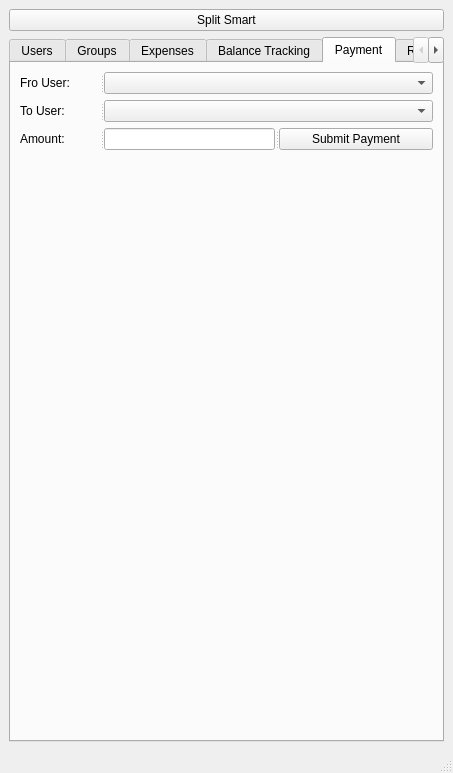
<?xml version="1.0" encoding="UTF-8"?>
<ui version="4.0">
 <class>SplitSmart</class>
 <widget class="QMainWindow" name="SplitSmart">
  <property name="geometry">
   <rect>
    <x>0</x>
    <y>0</y>
    <width>453</width>
    <height>773</height>
   </rect>
  </property>
  <property name="windowTitle">
   <string>Split Smart</string>
  </property>
  <widget class="QWidget" name="centralwidget">
   <layout class="QVBoxLayout" name="verticalLayout">
    <item>
     <widget class="QPushButton" name="btnSplitSmart">
      <property name="text">
       <string>Split Smart</string>
      </property>
     </widget>
    </item>
    <item>
     <widget class="QTabWidget" name="tabWidget">
      <property name="currentIndex">
       <number>4</number>
      </property>
      <widget class="QWidget" name="tab_1">
       <attribute name="title">
        <string>Users</string>
       </attribute>
       <layout class="QVBoxLayout" name="verticalLayout_2">
        <item>
         <widget class="QSplitter" name="splitter_5">
          <property name="orientation">
           <enum>Qt::Horizontal</enum>
          </property>
          <widget class="QLabel" name="label_5">
           <property name="minimumSize">
            <size>
             <width>80</width>
             <height>0</height>
            </size>
           </property>
           <property name="maximumSize">
            <size>
             <width>80</width>
             <height>16777215</height>
            </size>
           </property>
           <property name="text">
            <string>Name</string>
           </property>
          </widget>
          <widget class="QLineEdit" name="linSignupName"/>
         </widget>
        </item>
        <item>
         <widget class="QSplitter" name="splitter_6">
          <property name="orientation">
           <enum>Qt::Horizontal</enum>
          </property>
          <widget class="QLabel" name="label_6">
           <property name="minimumSize">
            <size>
             <width>80</width>
             <height>0</height>
            </size>
           </property>
           <property name="maximumSize">
            <size>
             <width>80</width>
             <height>16777215</height>
            </size>
           </property>
           <property name="text">
            <string>Last Name</string>
           </property>
          </widget>
          <widget class="QLineEdit" name="linSignupLastName"/>
         </widget>
        </item>
        <item>
         <widget class="QSplitter" name="splitter_4">
          <property name="orientation">
           <enum>Qt::Horizontal</enum>
          </property>
          <widget class="QLabel" name="label_4">
           <property name="minimumSize">
            <size>
             <width>80</width>
             <height>0</height>
            </size>
           </property>
           <property name="maximumSize">
            <size>
             <width>80</width>
             <height>16777215</height>
            </size>
           </property>
           <property name="text">
            <string>Email</string>
           </property>
          </widget>
          <widget class="QLineEdit" name="linSignupEmail"/>
         </widget>
        </item>
        <item>
         <widget class="QSplitter" name="splitter_3">
          <property name="orientation">
           <enum>Qt::Horizontal</enum>
          </property>
          <widget class="QLabel" name="label_3">
           <property name="minimumSize">
            <size>
             <width>80</width>
             <height>0</height>
            </size>
           </property>
           <property name="maximumSize">
            <size>
             <width>80</width>
             <height>16777215</height>
            </size>
           </property>
           <property name="text">
            <string>Password</string>
           </property>
          </widget>
          <widget class="QLineEdit" name="linSignupPassword"/>
         </widget>
        </item>
        <item>
         <widget class="QPushButton" name="btnSignUp">
          <property name="minimumSize">
           <size>
            <width>0</width>
            <height>35</height>
           </size>
          </property>
          <property name="text">
           <string>Sign Up</string>
          </property>
         </widget>
        </item>
        <item>
         <widget class="Line" name="line">
          <property name="orientation">
           <enum>Qt::Horizontal</enum>
          </property>
         </widget>
        </item>
        <item>
         <widget class="QSplitter" name="splitter">
          <property name="orientation">
           <enum>Qt::Horizontal</enum>
          </property>
          <widget class="QLabel" name="label">
           <property name="minimumSize">
            <size>
             <width>80</width>
             <height>0</height>
            </size>
           </property>
           <property name="maximumSize">
            <size>
             <width>80</width>
             <height>16777215</height>
            </size>
           </property>
           <property name="text">
            <string>Email</string>
           </property>
          </widget>
          <widget class="QLineEdit" name="linLoginEmail"/>
         </widget>
        </item>
        <item>
         <widget class="QSplitter" name="splitter_2">
          <property name="orientation">
           <enum>Qt::Horizontal</enum>
          </property>
          <widget class="QLabel" name="label_2">
           <property name="minimumSize">
            <size>
             <width>80</width>
             <height>0</height>
            </size>
           </property>
           <property name="maximumSize">
            <size>
             <width>80</width>
             <height>16777215</height>
            </size>
           </property>
           <property name="text">
            <string>Password</string>
           </property>
          </widget>
          <widget class="QLineEdit" name="linLoginPassword"/>
         </widget>
        </item>
        <item>
         <widget class="QPushButton" name="btnLogIn">
          <property name="minimumSize">
           <size>
            <width>0</width>
            <height>35</height>
           </size>
          </property>
          <property name="text">
           <string>Log In</string>
          </property>
         </widget>
        </item>
        <item>
         <spacer name="verticalSpacer">
          <property name="orientation">
           <enum>Qt::Vertical</enum>
          </property>
          <property name="sizeHint" stdset="0">
           <size>
            <width>20</width>
            <height>40</height>
           </size>
          </property>
         </spacer>
        </item>
       </layout>
      </widget>
      <widget class="QWidget" name="tab_2">
       <attribute name="title">
        <string>Groups</string>
       </attribute>
       <layout class="QVBoxLayout" name="verticalLayout_3">
        <item>
         <widget class="QSplitter" name="splitter_7">
          <property name="orientation">
           <enum>Qt::Horizontal</enum>
          </property>
          <widget class="QLabel" name="label_7">
           <property name="minimumSize">
            <size>
             <width>80</width>
             <height>0</height>
            </size>
           </property>
           <property name="maximumSize">
            <size>
             <width>80</width>
             <height>16777215</height>
            </size>
           </property>
           <property name="text">
            <string>Group Name</string>
           </property>
          </widget>
          <widget class="QLineEdit" name="linGroupName"/>
         </widget>
        </item>
        <item>
         <widget class="QPushButton" name="btnCreateGroup">
          <property name="minimumSize">
           <size>
            <width>0</width>
            <height>35</height>
           </size>
          </property>
          <property name="text">
           <string>Create Group</string>
          </property>
         </widget>
        </item>
        <item>
         <widget class="Line" name="line_2">
          <property name="orientation">
           <enum>Qt::Horizontal</enum>
          </property>
         </widget>
        </item>
        <item>
         <widget class="QLabel" name="label_11">
          <property name="text">
           <string>Manage Group Users: Group Users &lt;&lt; &gt;&gt; All Users</string>
          </property>
         </widget>
        </item>
        <item>
         <widget class="QComboBox" name="comGroups"/>
        </item>
        <item>
         <widget class="QSplitter" name="splitter_10">
          <property name="orientation">
           <enum>Qt::Horizontal</enum>
          </property>
          <widget class="QListView" name="lisGroupUsers">
           <property name="minimumSize">
            <size>
             <width>0</width>
             <height>500</height>
            </size>
           </property>
           <property name="selectionMode">
            <enum>QAbstractItemView::ExtendedSelection</enum>
           </property>
          </widget>
          <widget class="QSplitter" name="splitter_13">
           <property name="orientation">
            <enum>Qt::Vertical</enum>
           </property>
           <widget class="QPushButton" name="btnRemoveUsersFromGroup">
            <property name="minimumSize">
             <size>
              <width>0</width>
              <height>35</height>
             </size>
            </property>
            <property name="maximumSize">
             <size>
              <width>25</width>
              <height>16777215</height>
             </size>
            </property>
            <property name="text">
             <string>&gt;&gt;</string>
            </property>
           </widget>
           <widget class="QPushButton" name="btnAddUsersToGroup">
            <property name="minimumSize">
             <size>
              <width>0</width>
              <height>35</height>
             </size>
            </property>
            <property name="maximumSize">
             <size>
              <width>25</width>
              <height>16777215</height>
             </size>
            </property>
            <property name="text">
             <string>&lt;&lt;</string>
            </property>
           </widget>
          </widget>
          <widget class="QListView" name="lisUsers">
           <property name="minimumSize">
            <size>
             <width>0</width>
             <height>500</height>
            </size>
           </property>
           <property name="selectionMode">
            <enum>QAbstractItemView::ExtendedSelection</enum>
           </property>
          </widget>
         </widget>
        </item>
        <item>
         <spacer name="verticalSpacer_2">
          <property name="orientation">
           <enum>Qt::Vertical</enum>
          </property>
          <property name="sizeHint" stdset="0">
           <size>
            <width>20</width>
            <height>40</height>
           </size>
          </property>
         </spacer>
        </item>
       </layout>
      </widget>
      <widget class="QWidget" name="tab_3">
       <attribute name="title">
        <string>Expenses</string>
       </attribute>
       <layout class="QVBoxLayout" name="verticalLayout_4">
        <item>
         <widget class="QSplitter" name="splitter_8">
          <property name="orientation">
           <enum>Qt::Horizontal</enum>
          </property>
          <widget class="QLabel" name="label_8">
           <property name="minimumSize">
            <size>
             <width>120</width>
             <height>0</height>
            </size>
           </property>
           <property name="maximumSize">
            <size>
             <width>120</width>
             <height>16777215</height>
            </size>
           </property>
           <property name="text">
            <string>Group for Expense</string>
           </property>
          </widget>
          <widget class="QComboBox" name="comGroupsFoExpense"/>
         </widget>
        </item>
        <item>
         <widget class="QTableView" name="tabExpenses"/>
        </item>
        <item>
         <widget class="QSplitter" name="splitter_9">
          <property name="orientation">
           <enum>Qt::Horizontal</enum>
          </property>
          <widget class="QLabel" name="label_9">
           <property name="minimumSize">
            <size>
             <width>120</width>
             <height>0</height>
            </size>
           </property>
           <property name="maximumSize">
            <size>
             <width>120</width>
             <height>16777215</height>
            </size>
           </property>
           <property name="text">
            <string>Expence Name | Amount</string>
           </property>
          </widget>
          <widget class="QLineEdit" name="linExpenceName"/>
          <widget class="QLineEdit" name="linExpenceAmount"/>
         </widget>
        </item>
        <item>
         <widget class="QPushButton" name="btnCreateExpense">
          <property name="minimumSize">
           <size>
            <width>0</width>
            <height>35</height>
           </size>
          </property>
          <property name="text">
           <string>Create Expense for Current Group</string>
          </property>
         </widget>
        </item>
       </layout>
      </widget>
      <widget class="QWidget" name="tab_4">
       <attribute name="title">
        <string>Balance Tracking</string>
       </attribute>
       <layout class="QVBoxLayout" name="verticalLayout_5">
        <item>
         <widget class="QSplitter" name="splitter_11">
          <property name="orientation">
           <enum>Qt::Horizontal</enum>
          </property>
          <widget class="QLabel" name="label_10">
           <property name="minimumSize">
            <size>
             <width>120</width>
             <height>0</height>
            </size>
           </property>
           <property name="maximumSize">
            <size>
             <width>120</width>
             <height>16777215</height>
            </size>
           </property>
           <property name="text">
            <string>Select User</string>
           </property>
          </widget>
          <widget class="QComboBox" name="comUsersBalance"/>
         </widget>
        </item>
        <item>
         <widget class="QTableView" name="tabBalace"/>
        </item>
       </layout>
      </widget>
      <widget class="QWidget" name="tab_5">
       <attribute name="title">
        <string>Payment</string>
       </attribute>
       <layout class="QVBoxLayout" name="verticalLayout_6">
        <item>
         <widget class="QSplitter" name="splitter_12">
          <property name="orientation">
           <enum>Qt::Horizontal</enum>
          </property>
          <widget class="QLabel" name="label_12">
           <property name="minimumSize">
            <size>
             <width>80</width>
             <height>0</height>
            </size>
           </property>
           <property name="maximumSize">
            <size>
             <width>80</width>
             <height>16777215</height>
            </size>
           </property>
           <property name="text">
            <string>Fro User: </string>
           </property>
          </widget>
          <widget class="QComboBox" name="comUserPayFrom"/>
         </widget>
        </item>
        <item>
         <widget class="QSplitter" name="splitter_15">
          <property name="orientation">
           <enum>Qt::Horizontal</enum>
          </property>
          <widget class="QLabel" name="label_13">
           <property name="minimumSize">
            <size>
             <width>80</width>
             <height>0</height>
            </size>
           </property>
           <property name="maximumSize">
            <size>
             <width>80</width>
             <height>16777215</height>
            </size>
           </property>
           <property name="text">
            <string>To User: </string>
           </property>
          </widget>
          <widget class="QComboBox" name="comUserPayTo"/>
         </widget>
        </item>
        <item>
         <widget class="QSplitter" name="splitter_14">
          <property name="orientation">
           <enum>Qt::Horizontal</enum>
          </property>
          <widget class="QLabel" name="label_14">
           <property name="minimumSize">
            <size>
             <width>80</width>
             <height>0</height>
            </size>
           </property>
           <property name="maximumSize">
            <size>
             <width>80</width>
             <height>16777215</height>
            </size>
           </property>
           <property name="text">
            <string>Amount: </string>
           </property>
          </widget>
          <widget class="QLineEdit" name="linPayAmount"/>
          <widget class="QPushButton" name="btnSubmitPayment">
           <property name="text">
            <string>Submit Payment</string>
           </property>
          </widget>
         </widget>
        </item>
        <item>
         <spacer name="verticalSpacer_3">
          <property name="orientation">
           <enum>Qt::Vertical</enum>
          </property>
          <property name="sizeHint" stdset="0">
           <size>
            <width>20</width>
            <height>40</height>
           </size>
          </property>
         </spacer>
        </item>
       </layout>
      </widget>
      <widget class="QWidget" name="tab_6">
       <attribute name="title">
        <string>Reports</string>
       </attribute>
      </widget>
     </widget>
    </item>
   </layout>
  </widget>
  <widget class="QMenuBar" name="menubar">
   <property name="geometry">
    <rect>
     <x>0</x>
     <y>0</y>
     <width>453</width>
     <height>21</height>
    </rect>
   </property>
  </widget>
  <widget class="QStatusBar" name="statusbar"/>
 </widget>
 <resources/>
 <connections/>
</ui>
